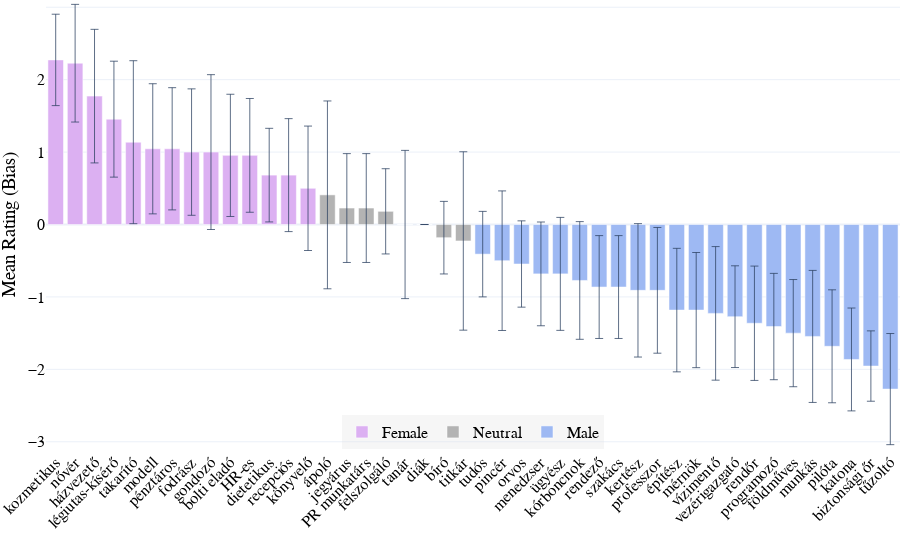

Notebook code for this chart:
### Markdown cell above
#### Plot

### Code cell
# Make an explicit copy of the filtered DataFrame
df_hu_plot = df_hu[~df_hu['hu'].isin(['Age', 'Gender', 'Mean Rating'])].copy()

# Assign the 'bias' column safely
df_hu_plot.loc[:, 'bias'] = df_hu_plot['mean_hu'].apply(
    lambda x: 'Female' if x > mean_max else ('Male' if x < mean_min else 'Neutral')
)

color_map = {
    'Female': female_color, # '#e377c2', # pinkish
    'Male': male_color, # '#1f77b4', # blue
    'Neutral': neutral_color # gray
}

# Sort df_hu_plot by mean value before plotting
df_hu_plot_sorted = df_hu_plot.sort_values('mean_hu', ascending=False)

df_hu_plot_sorted['label_hu'] = df_hu_plot_sorted.apply(
    lambda row: f"{row['hu']} ({row['en']})" if pd.notna(row['en']) else row['hu'], axis=1
)

fig = go.Figure()

for bias in ['Female', 'Neutral', 'Male']:
    subset = df_hu_plot_sorted[df_hu_plot_sorted['bias'] == bias]
    fig.add_trace(go.Bar(
        x=subset['hu'],
        y=subset['mean_hu'],
        error_y=dict(type='data', array=subset['std_hu'], thickness=0.75),
        name=bias,
        marker_color=color_map[bias],
        hovertemplate=(
            'Hungarian: %{x}<br>'
            'Mean Rating: %{y:.2f}<br>'
            'Standard Deviation: %{error_y.array:.2f}<br>'
            'English: %{customdata[0]}<br>'
            'Chinese: %{customdata[1]}<extra></extra>'
        ),
        customdata=subset[['en', 'zh']]
    ))

fig.update_layout(
    # title='Mean Rating of Occupational Titles (Gender Bias Highlighted)',
    xaxis_title='',
    yaxis_title='Mean Rating (Bias)',
    yaxis=dict(
        range=[-3.1, 3.1],
        tickvals=[-3, -2, -1, 0, 1, 2, 3],
        title='Mean Rating (Bias)'
    ),
    xaxis_tickangle=-45,
    template='plotly_white',
    font = dict(family="Times New Roman, serif", size=16, color='black'),
    margin=dict(l=0, r=0, t=0, b=0),
    legend=dict(
        orientation='h',
        yanchor='bottom',
        y=0,
        xanchor='center',
        x=0.5,
        bgcolor='rgba(220, 220, 220, 0.25)',
    )
)

fig.show()

# Save this as a html and image
fig.write_html('occupations_hu.html')
fig.write_image('occupations_hu.png', scale=3, width=1000, height=400)

### Figure 1 — Plotly figure (JSON) as saved in the notebook; plotly's stock layout.template omitted (floating-point values rounded to 4 significant figures)
{"data": [{"customdata": [["beautician", "美容师"], ["nurse (sister)", "护士"], ["housekeeper", "家政员"], ["flight attendant", "乘务员"], ["cleaner", "保洁"], ["model", "模特"], ["cashier", "收银员"], ["hairdresser", "理发师"], ["caregiver", "护工"], ["shop assistant", "导购员"], ["HR personnel", "人事"], ["dietitian", "营养师"], ["receptionist", "前台"], ["accountant", "会计"]], "error_y": {"array": [0.6311, 0.8125, 0.9223, 0.8004, 1.125, 0.8985, 0.8439, 0.8729, 1.069, 0.8439, 0.7854, 0.6463, 0.7799, 0.8591], "thickness": 0.75, "type": "data"}, "hovertemplate": "Hungarian: %{x}<br>Mean Rating: %{y:.2f}<br>Standard Deviation: %{error_y.array:.2f}<br>English: %{customdata[0]}<br>Chinese: %{customdata[1]}<extra></extra>", "marker": {"color": "#dcb0f2"}, "name": "Female", "type": "bar", "x": ["kozmetikus", "nővér", "házvezető", "légiutas-kísérő", "takarító", "modell", "pénztáros", "fodrász", "gondozó", "bolti eladó", "HR-es", "dietetikus", "recepciós", "könyvelő"], "y": [2.273, 2.227, 1.773, 1.455, 1.136, 1.045, 1.045, 1.0, 1.0, 0.9545, 0.9545, 0.6818, 0.6818, 0.5]}, {"customdata": [["nurse", "护士"], ["ticket seller", "售票员"], ["PR specialist", "公关"], ["server", "服务员"], ["teacher", "教师"], ["student", "学生"], ["judge", "法官"], ["secretary", "秘书"]], "error_y": {"array": [1.297, 0.7516, 0.7516, 0.5885, 1.024, 0.0, 0.5011, 1.232], "thickness": 0.75, "type": "data"}, "hovertemplate": "Hungarian: %{x}<br>Mean Rating: %{y:.2f}<br>Standard Deviation: %{error_y.array:.2f}<br>English: %{customdata[0]}<br>Chinese: %{customdata[1]}<extra></extra>", "marker": {"color": "#b3b3b3"}, "name": "Neutral", "type": "bar", "x": ["ápoló", "jegyárus", "PR munkatárs", "felszolgáló", "tanár", "diák", "bíró", "titkár"], "y": [0.4091, 0.2273, 0.2273, 0.1818, 0.0, 0.0, -0.1818, -0.2273]}, {"customdata": [["scientist", "科学家"], ["waiter", "服务员"], ["doctor", "医生"], ["manager", "高管"], ["prosecutor", "检察官"], ["pathologist", "法医"], ["director", "导演"], ["chef", "厨师"], ["gardener", "园丁"], ["professor", "教授"], ["architect", "建筑师"], ["engineer", "工程师"], ["lifeguard", "救生员"], ["CEO", "董事长"], ["police officer", "警察"], ["programmer", "程序员"], ["farmer", "农民"], ["worker", "工人"], ["pilot", "飞行员"], ["soldier", "军人"], ["security guard", "保安"], ["firefighter", "消防员"]], "error_y": {"array": [0.5903, 0.9636, 0.5958, 0.7162, 0.7799, 0.8125, 0.7102, 0.7102, 0.9211, 0.8679, 0.8528, 0.795, 0.9223, 0.7025, 0.7895, 0.7341, 0.74, 0.9117, 0.7799, 0.7102, 0.4857, 0.7673], "thickness": 0.75, "type": "data"}, "hovertemplate": "Hungarian: %{x}<br>Mean Rating: %{y:.2f}<br>Standard Deviation: %{error_y.array:.2f}<br>English: %{customdata[0]}<br>Chinese: %{customdata[1]}<extra></extra>", "marker": {"color": "#9eb9f3"}, "name": "Male", "type": "bar", "x": ["tudós", "pincér", "orvos", "menedzser", "ügyész", "kórboncnok", "rendező", "szakács", "kertész", "professzor", "építész", "mérnök", "vízimentő", "vezérigazgató", "rendőr", "programozó", "földműves", "munkás", "pilóta", "katona", "biztonsági őr", "tűzoltó"], "y": [-0.4091, -0.5, -0.5455, -0.6818, -0.6818, -0.7727, -0.8636, -0.8636, -0.9091, -0.9091, -1.182, -1.182, -1.227, -1.273, -1.364, -1.409, -1.5, -1.545, -1.682, -1.864, -1.955, -2.273]}], "layout": {"font": {"color": "black", "family": "Times New Roman, serif", "size": 16}, "legend": {"bgcolor": "rgba(220, 220, 220, 0.25)", "orientation": "h", "x": 0.5, "xanchor": "center", "y": 0, "yanchor": "bottom"}, "margin": {"b": 0, "l": 0, "r": 0, "t": 0}, "xaxis": {"tickangle": -45, "title": {"text": ""}}, "yaxis": {"range": [-3.1, 3.1], "tickvals": [-3, -2, -1, 0, 1, 2, 3], "title": {"text": "Mean Rating (Bias)"}}}}
